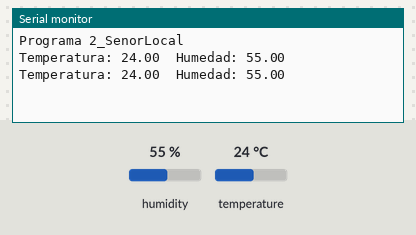
This sketch was run on a simulated Arduino Uno, built with avr-gcc and run on an emulated ATmega328P. Shown: the last lines printed to the serial monitor. The test bench sets the inputs (shaded band); at power-on: humidity 55 %, temperature 24 °C.

Above: at 2.8 s.
2.9 s: humidity set to 22 %
At 5.3 s:
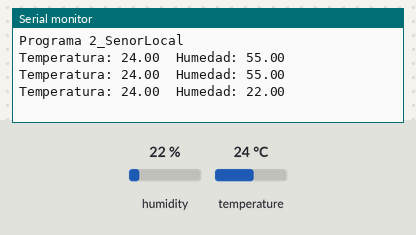
5.6 s: temperature set to 12 °C
At 6.7 s:
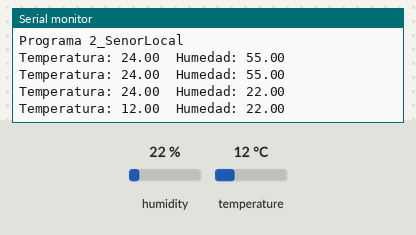
8.3 s: humidity set to 40 %
At 11.6 s:
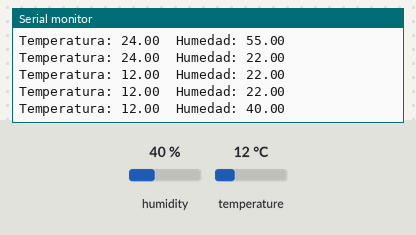
Timing chart, 0 to 13.1 s (numbered marks = the images above; inputs shaded):
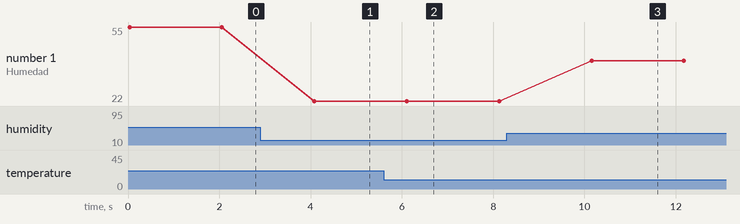

Measured:
- after the input at 2.9 s, the serial monitor: prints a new line after 1.2 s (image 1)
- after the input at 5.6 s, the serial monitor: prints a new line after 0.51 s (image 2)
- after the input at 8.3 s, the serial monitor: prints a new line after 1.9 s (image 3)
- plotted number 1: 55 → 22 after the input at 2.9 s, 22 → 40 after the input at 8.3 s

The sketch:

2_SensorLocal.ino
```cpp
// NOTA: INSTALAR LIBRERÍA DHT
// Programa --> Incluír libería --> Administrar Bibliotecas --> DHT Sensor library

#include "DHT.h"

#define DHTPIN 13
#define DHTTYPE DHT11   // Escribir DHT11 o DHT22 según sea el caso.

DHT dht(DHTPIN, DHTTYPE);

void setup() {
   Serial.begin(9600);
   delay(10);
   Serial.println("\nPrograma 2_SenorLocal");

   dht.begin();
}

void loop() {

  float t = dht.readTemperature();
  float h = dht.readHumidity();

  if (isnan(h) || isnan(t)) {
    Serial.println("SENSOR NO ENCONTRADO... REVISAR CONEXIÓN");
    return;
  }

  Serial.print("Temperatura: ");
  Serial.print(t);

  Serial.print("\tHumedad: ");
  Serial.println(h);

  delay(2000);
}
```
